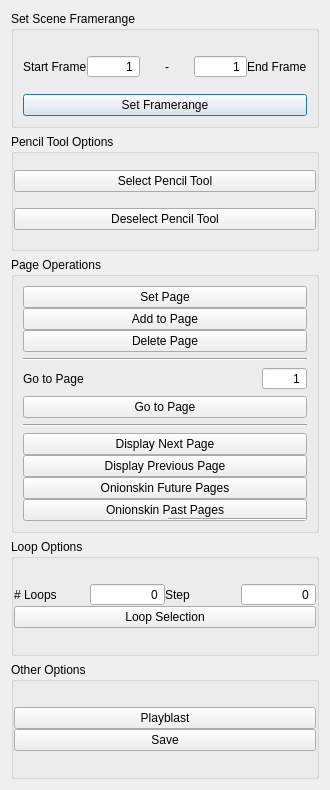
<?xml version="1.0" encoding="UTF-8"?>
<ui version="4.0">
 <class>MayaFlipbook</class>
 <widget class="QDialog" name="MayaFlipbook">
  <property name="geometry">
   <rect>
    <x>0</x>
    <y>0</y>
    <width>330</width>
    <height>790</height>
   </rect>
  </property>
  <property name="minimumSize">
   <size>
    <width>330</width>
    <height>790</height>
   </size>
  </property>
  <property name="windowTitle">
   <string>Dialog</string>
  </property>
  <layout class="QGridLayout" name="gridLayout_6">
   <item row="0" column="0">
    <widget class="QGroupBox" name="grp_framerange">
     <property name="title">
      <string>Set Scene Framerange</string>
     </property>
     <layout class="QGridLayout" name="gridLayout">
      <item row="0" column="0">
       <layout class="QVBoxLayout" name="verticalLayout">
        <property name="spacing">
         <number>0</number>
        </property>
        <item>
         <layout class="QHBoxLayout" name="horizontalLayout">
          <item>
           <widget class="QLabel" name="lb_start_frame">
            <property name="text">
             <string>Start Frame</string>
            </property>
           </widget>
          </item>
          <item>
           <widget class="QSpinBox" name="sb_start_frame">
            <property name="alignment">
             <set>Qt::AlignRight|Qt::AlignTrailing|Qt::AlignVCenter</set>
            </property>
            <property name="buttonSymbols">
             <enum>QAbstractSpinBox::NoButtons</enum>
            </property>
            <property name="minimum">
             <number>1</number>
            </property>
            <property name="maximum">
             <number>9999</number>
            </property>
           </widget>
          </item>
          <item>
           <widget class="QLabel" name="label_3">
            <property name="text">
             <string>-</string>
            </property>
            <property name="alignment">
             <set>Qt::AlignCenter</set>
            </property>
           </widget>
          </item>
          <item>
           <widget class="QSpinBox" name="sb_end_frame">
            <property name="alignment">
             <set>Qt::AlignRight|Qt::AlignTrailing|Qt::AlignVCenter</set>
            </property>
            <property name="buttonSymbols">
             <enum>QAbstractSpinBox::NoButtons</enum>
            </property>
            <property name="minimum">
             <number>1</number>
            </property>
            <property name="maximum">
             <number>9999</number>
            </property>
           </widget>
          </item>
          <item>
           <widget class="QLabel" name="lb_end_frame">
            <property name="text">
             <string>End Frame</string>
            </property>
           </widget>
          </item>
         </layout>
        </item>
        <item>
         <widget class="QPushButton" name="pb_set_framerange">
          <property name="text">
           <string>Set Framerange</string>
          </property>
         </widget>
        </item>
       </layout>
      </item>
     </layout>
    </widget>
   </item>
   <item row="1" column="0">
    <widget class="QGroupBox" name="grp_pencil_options">
     <property name="title">
      <string>Pencil Tool Options</string>
     </property>
     <layout class="QGridLayout" name="gridLayout_2">
      <property name="margin">
       <number>0</number>
      </property>
      <property name="spacing">
       <number>0</number>
      </property>
      <item row="0" column="0">
       <widget class="QPushButton" name="pb_select_pencil_tool">
        <property name="text">
         <string>Select Pencil Tool</string>
        </property>
       </widget>
      </item>
      <item row="1" column="0">
       <widget class="QPushButton" name="pb_deselect_pencil_tool">
        <property name="text">
         <string>Deselect Pencil Tool</string>
        </property>
       </widget>
      </item>
     </layout>
    </widget>
   </item>
   <item row="2" column="0">
    <widget class="QGroupBox" name="grp_page_operations">
     <property name="title">
      <string>Page Operations</string>
     </property>
     <layout class="QGridLayout" name="gridLayout_5">
      <item row="0" column="0" rowspan="2" colspan="2">
       <layout class="QVBoxLayout" name="verticalLayout_7">
        <item>
         <layout class="QVBoxLayout" name="verticalLayout_5">
          <property name="spacing">
           <number>0</number>
          </property>
          <item>
           <widget class="QPushButton" name="pb_set_page">
            <property name="text">
             <string>Set Page</string>
            </property>
           </widget>
          </item>
          <item>
           <widget class="QPushButton" name="pb_add_to_page">
            <property name="text">
             <string>Add to Page</string>
            </property>
           </widget>
          </item>
          <item>
           <widget class="QPushButton" name="pb_delete_page">
            <property name="text">
             <string>Delete Page</string>
            </property>
           </widget>
          </item>
         </layout>
        </item>
        <item>
         <widget class="Line" name="line_2">
          <property name="orientation">
           <enum>Qt::Horizontal</enum>
          </property>
         </widget>
        </item>
        <item>
         <layout class="QVBoxLayout" name="verticalLayout_2">
          <item>
           <layout class="QHBoxLayout" name="horizontalLayout_2">
            <item>
             <widget class="QLabel" name="lb_go_to_page">
              <property name="text">
               <string>Go to Page</string>
              </property>
             </widget>
            </item>
            <item>
             <spacer name="horizontalSpacer">
              <property name="orientation">
               <enum>Qt::Horizontal</enum>
              </property>
              <property name="sizeHint" stdset="0">
               <size>
                <width>40</width>
                <height>20</height>
               </size>
              </property>
             </spacer>
            </item>
            <item>
             <widget class="QSpinBox" name="sb_go_to_page">
              <property name="frame">
               <bool>true</bool>
              </property>
              <property name="alignment">
               <set>Qt::AlignRight|Qt::AlignTrailing|Qt::AlignVCenter</set>
              </property>
              <property name="buttonSymbols">
               <enum>QAbstractSpinBox::NoButtons</enum>
              </property>
              <property name="minimum">
               <number>1</number>
              </property>
              <property name="maximum">
               <number>99999</number>
              </property>
             </widget>
            </item>
           </layout>
          </item>
          <item>
           <widget class="QPushButton" name="pb_go_to_page">
            <property name="text">
             <string>Go to Page</string>
            </property>
           </widget>
          </item>
         </layout>
        </item>
        <item>
         <widget class="Line" name="line_3">
          <property name="orientation">
           <enum>Qt::Horizontal</enum>
          </property>
         </widget>
        </item>
        <item>
         <layout class="QVBoxLayout" name="verticalLayout_6">
          <property name="spacing">
           <number>0</number>
          </property>
          <item>
           <widget class="QPushButton" name="pb_display_next_page">
            <property name="text">
             <string>Display Next Page</string>
            </property>
           </widget>
          </item>
          <item>
           <widget class="QPushButton" name="pb_display_previous_page">
            <property name="text">
             <string>Display Previous Page</string>
            </property>
           </widget>
          </item>
          <item>
           <widget class="QPushButton" name="pb_onionskin_future_pages">
            <property name="text">
             <string>Onionskin Future Pages</string>
            </property>
           </widget>
          </item>
          <item>
           <widget class="QPushButton" name="pb_onionskin_past_pages">
            <property name="text">
             <string>Onionskin Past Pages</string>
            </property>
           </widget>
          </item>
         </layout>
        </item>
       </layout>
      </item>
      <item row="1" column="1">
       <widget class="Line" name="line">
        <property name="orientation">
         <enum>Qt::Horizontal</enum>
        </property>
       </widget>
      </item>
     </layout>
    </widget>
   </item>
   <item row="3" column="0">
    <widget class="QGroupBox" name="groupBox_4">
     <property name="title">
      <string>Loop Options</string>
     </property>
     <layout class="QGridLayout" name="gridLayout_4">
      <property name="margin">
       <number>0</number>
      </property>
      <property name="spacing">
       <number>0</number>
      </property>
      <item row="0" column="0">
       <layout class="QVBoxLayout" name="verticalLayout_3">
        <property name="spacing">
         <number>0</number>
        </property>
        <item>
         <layout class="QHBoxLayout" name="horizontalLayout_3">
          <item>
           <widget class="QLabel" name="lb_num_loops">
            <property name="text">
             <string># Loops</string>
            </property>
           </widget>
          </item>
          <item>
           <widget class="QSpinBox" name="sb_num_loops">
            <property name="alignment">
             <set>Qt::AlignRight|Qt::AlignTrailing|Qt::AlignVCenter</set>
            </property>
            <property name="buttonSymbols">
             <enum>QAbstractSpinBox::NoButtons</enum>
            </property>
            <property name="maximum">
             <number>99999</number>
            </property>
           </widget>
          </item>
          <item>
           <widget class="QLabel" name="lb_step">
            <property name="text">
             <string>Step</string>
            </property>
           </widget>
          </item>
          <item>
           <widget class="QSpinBox" name="sb_step">
            <property name="alignment">
             <set>Qt::AlignRight|Qt::AlignTrailing|Qt::AlignVCenter</set>
            </property>
            <property name="buttonSymbols">
             <enum>QAbstractSpinBox::NoButtons</enum>
            </property>
            <property name="maximum">
             <number>99999</number>
            </property>
           </widget>
          </item>
         </layout>
        </item>
        <item>
         <widget class="QPushButton" name="pb_loop_selection">
          <property name="text">
           <string>Loop Selection</string>
          </property>
         </widget>
        </item>
       </layout>
      </item>
     </layout>
    </widget>
   </item>
   <item row="4" column="0">
    <widget class="QGroupBox" name="groupBox_5">
     <property name="title">
      <string>Other Options</string>
     </property>
     <layout class="QGridLayout" name="gridLayout_3">
      <property name="margin">
       <number>0</number>
      </property>
      <property name="spacing">
       <number>0</number>
      </property>
      <item row="0" column="0">
       <layout class="QVBoxLayout" name="verticalLayout_4">
        <property name="spacing">
         <number>0</number>
        </property>
        <item>
         <widget class="QPushButton" name="pb_playblast">
          <property name="text">
           <string>Playblast</string>
          </property>
         </widget>
        </item>
        <item>
         <widget class="QPushButton" name="pb_save">
          <property name="text">
           <string>Save</string>
          </property>
         </widget>
        </item>
       </layout>
      </item>
     </layout>
    </widget>
   </item>
  </layout>
 </widget>
 <tabstops>
  <tabstop>pb_set_framerange</tabstop>
  <tabstop>pb_select_pencil_tool</tabstop>
  <tabstop>pb_deselect_pencil_tool</tabstop>
  <tabstop>pb_set_page</tabstop>
  <tabstop>pb_add_to_page</tabstop>
  <tabstop>pb_delete_page</tabstop>
  <tabstop>pb_go_to_page</tabstop>
  <tabstop>pb_display_next_page</tabstop>
  <tabstop>pb_display_previous_page</tabstop>
  <tabstop>pb_onionskin_future_pages</tabstop>
  <tabstop>pb_onionskin_past_pages</tabstop>
  <tabstop>pb_loop_selection</tabstop>
  <tabstop>pb_playblast</tabstop>
  <tabstop>pb_save</tabstop>
 </tabstops>
 <resources/>
 <connections/>
</ui>
